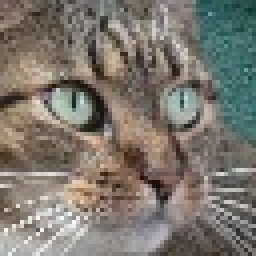
#> input picture imgs/cats/10170.jpg, 64 x 64 px (shown 4 times larger); its folder holds 4 pictures in this run
$ jupyter execute --allow-errors cats_eigenfaces.ipynb
#> lines starting #> are read from the running program, lines starting #| are printed output that depends on the picture
[cell 1]
import matplotlib.pyplot as plt
import numpy as np
import random
import os
import cv2

[cell 2]
def plot_imagens(imagens, altura, largura, n_linhas, n_cols, amostra):
    '''Para a visualização das imagens'''
    plt.figure(figsize = (2.5 * n_cols, 2.5 * n_linhas))
    plt.subplots_adjust(bottom=0, left=.01, right=.99, top=.90, hspace=.20)
    for i in range(n_linhas * n_cols):
        plt.subplot(n_linhas, n_cols, i + 1)
        plt.imshow(imagens[amostra[i]].reshape((altura, largura)), cmap=plt.cm.gray)
        plt.xticks(())
        plt.yticks(())

[cell 3]
def preto_e_branco(rgb):
    '''Converte a imagem colorida para uma imagem em preto e branco'''
    r, g, b = rgb[:,:,0], rgb[:,:,1], rgb[:,:,2]
    gray = 0.2989 * r + 0.5870 * g + 0.1140 * b
    return gray

[cell 4]
dir = os.getcwd() + '/imgs/cats' #diretório
nomes_imgs = os.listdir(dir)[:-1] #nomes das imagens

#lista dos paths para cada imagem:
path_imgs=[]
for nome in nomes_imgs:
    path_imgs.append(dir + '/' + nome)

imgs = np.array([plt.imread(img) for img in path_imgs]) #cria array das imgs
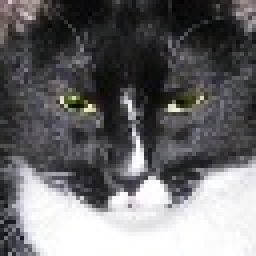
#> input picture imgs/cats/10274.jpg, 64 x 64 px (shown 4 times larger)
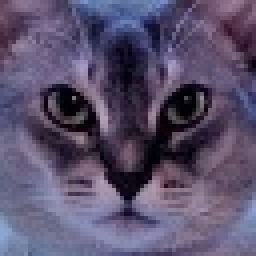
#> input picture imgs/cats/10296.jpg, 64 x 64 px (shown 4 times larger)

#Tranforma cada img colorida em preto e branco:
imgs_bw = []
for imagem in imgs:
    imgs_bw.append(preto_e_branco(imagem))
#> this loop made 3 passes
#> pass 1, in preto_e_branco, `r, g, b = rgb[:,:,0], rgb[:,:,1], rgb[:,:,2]`:
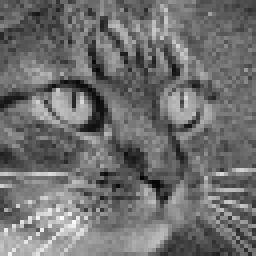
#> b: shape (64, 64) (shown 4 times larger); min 4, max 251, mean 110.8
#> after the loop, imgs_bw = 3 items
imgs_bw = np.array(imgs_bw)

#plota algumas imagens usando a função criada no começo:
num_imgs, altura, largura = imgs_bw.shape
#> num_imgs = 3; altura = 64; largura = 64

#> (the rest of this cell did not finish here and is left out)

[cell 5]
# Transformando a array imgs_bw (de 3 dimensões) em uma matriz (array de 2 dim) em que cada imagem é uma linha
matriz_imgs = imgs_bw.reshape(imgs_bw.shape[0], imgs_bw.shape[1]*imgs_bw.shape[2])
matriz_imgs.shape # Para conferir se deu certo
#> Out = (3, 4096)

[cell 6]
#Centralizando as imagens:
media = np.mean(matriz_imgs, axis = 0)
#> media = 4096 values, max 216.4 at index 3538, min 16.44 at index 1682, mean 104.7
imgs_cent = matriz_imgs - media

[cell 7]
#Centralizando as imagens:
media = np.mean(matriz_imgs, axis = 0)
imgs_cent = matriz_imgs - media

[cell 8]
# Calculando a SVD das imagens
U, S, VT = np.linalg.svd(imgs_cent)
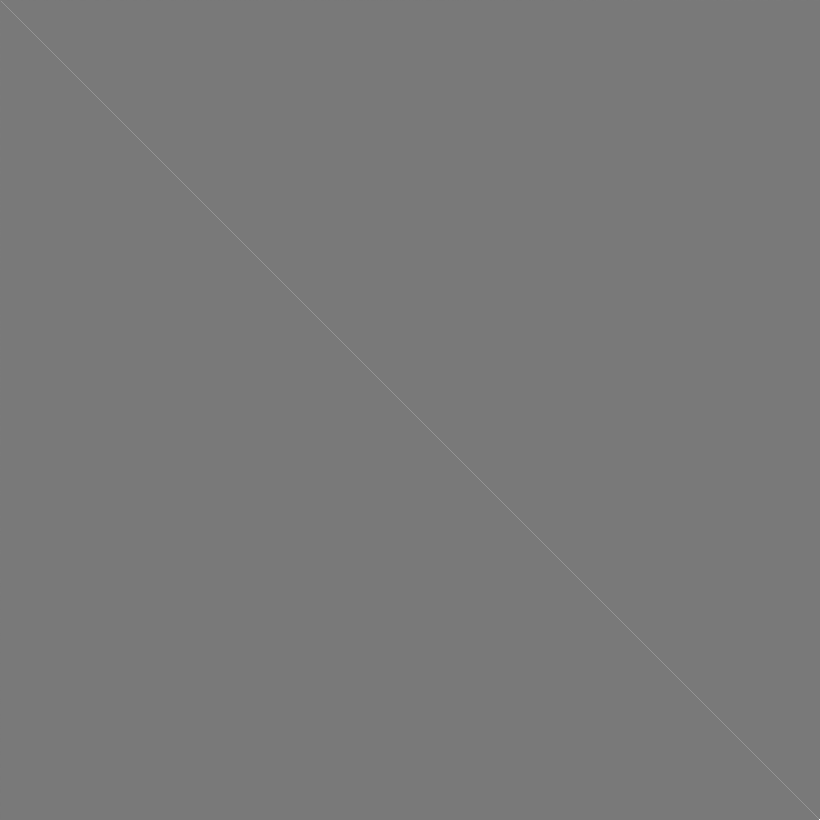
#> VT: shape (4096, 4096) float64 (shown at 1/5 size); min -0.912, max 1, mean 0.00017; drawn with min black and max white
#> U = [[-0.489, -0.654, 0.577], [0.811, -0.0965, 0.577], [-0.322, 0.75, 0.577]]; S = [4173.1, 2744.3, 8.27e-12]

[cell 9]
# Transformando S em uma matriz diagonal com o mesmo tamanho que imgs_cent (já que estamos calculando a decomposição dela)
S0 = np.zeros(imgs_cent.shape)
S0[:S.shape[0], :S.shape[0]] = np.diag(S)
np.allclose(U.dot(S0.dot(VT)), imgs_cent) # Para confirmar se deu certo
#> Out = True

[cell 10]
#Verificando a quantidade de componentes para selecionar
plt.figure()
plt.title('Singular Values')
plt.bar(range(len(S)), np.cumsum(S)/np.sum(S))
plt.show()
#> figure, not shown here; tallest bar 1 high, from x = 1.6 to 2.4

[cell 11]
# Selecionando algumas eigenfaces e plotando o resultado
n_comp = 4096
C = VT[:n_comp]
#print(C.shape)
eigenfaces = C.reshape((n_comp, 64, 64))
#print(eigenfaces.shape)
plot_imagens(eigenfaces, altura, largura, n_linhas = 4, n_cols = 4, amostra=range(0, C.shape[0])[:16])
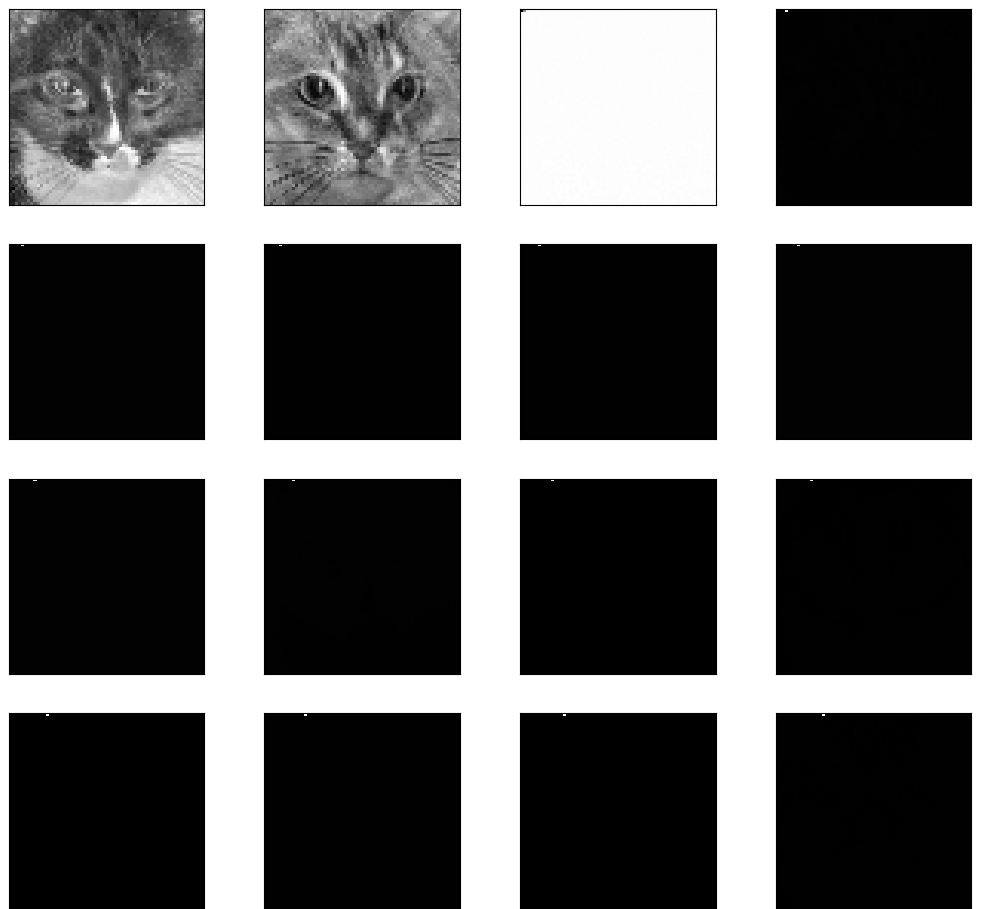
#> figure drawn by matplotlib, 16 panels

[cell 12]
def identificador_de_gatos(imagem, n_componentes):
    '''Retorna True ou False dependendo da proximidade da imagem com a de um gato'''
    img = plt.imread(imagem)
    img1 = preto_e_branco(img)
    img2 = cv2.resize(img1, dsize=(64,64), interpolation=cv2.INTER_CUBIC)
    img3 = img2.reshape((4096,))
    U_ = U[:n_componentes]
    p = np.dot(np.identity(n_componentes) - np.dot(U_,U_.T), img3 - media)
    d = np.linalg.norm(p)
    lim = 6.5e-12
    return d < lim, d

# Testando o algoritmo:

Funcionou bem com algumas fotos de gatos, e se mostrou bem aficaz em identificar coisas muito diferentes de gatos. Contudo, ainda apresentou algumas falhas, não identificando alguns gatos e identificando como gatos outros animais, como cães ou mesmo pessoas.

## Alguns casos que funcionaram bem:

[cell 13]
imagem = 'test/gato3.jpg'
#> (the rest of this cell did not finish here and is left out)

[cell 14]
imagem = 'test/gato10.jpg'
#> imagem = 'test/gato10.jpg'
#> (the rest of this cell did not finish here and is left out)

plt.imshow(preto_e_branco(plt.imread(imagem)),cmap=plt.cm.gray)
plt.xticks(())
plt.yticks(())

[cell 15]
imagem = 'test/cao2.jpg'
#> imagem = 'test/cao2.jpg'
#> (the rest of this cell did not finish here and is left out)

plt.imshow(preto_e_branco(plt.imread(imagem)),cmap=plt.cm.gray)
plt.xticks(())
plt.yticks(())

[cell 16]
imagem = 'test/arvore.jpg'
#> imagem = 'test/arvore.jpg'
#> (the rest of this cell did not finish here and is left out)

#> call 4 of identificador_de_gatos, with imagem = 'test/arvore.jpg', n_componentes = 4096
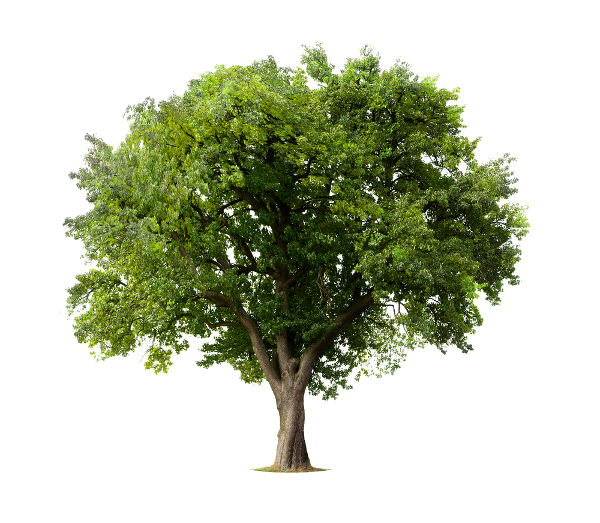
#> input picture test/arvore.jpg, 600 x 523 px
#> in identificador_de_gatos, img is the input picture: shape (523, 600, 3); mean R, G, B 191.5, 197, 176.1
#> in identificador_de_gatos (call 4), `img3 = img2.reshape((4096,))`: img3 = 4096 values, max 268.8 at index 3104, min -6.22 at index 1571, mean 192.6
#> in identificador_de_gatos (call 4), `U_ = U[:n_componentes]`: U_ has the same summary as U outside identificador_de_gatos
plt.imshow(preto_e_branco(plt.imread(imagem)),cmap=plt.cm.gray)
plt.xticks(())
plt.yticks(())

[cell 17]
imagem = 'test/cadeira.jpg'
#> (the rest of this cell did not finish here and is left out)

[cell 18]
imagem = 'test/pessoa5.jpg'
#> imagem = 'test/pessoa5.jpg'
#> (the rest of this cell did not finish here and is left out)

## Alguns casos que não funcionaram muito bem:

[cell 19]
imagem = 'test/gato6.jpg'
#> imagem = 'test/gato6.jpg'
#> (the rest of this cell did not finish here and is left out)

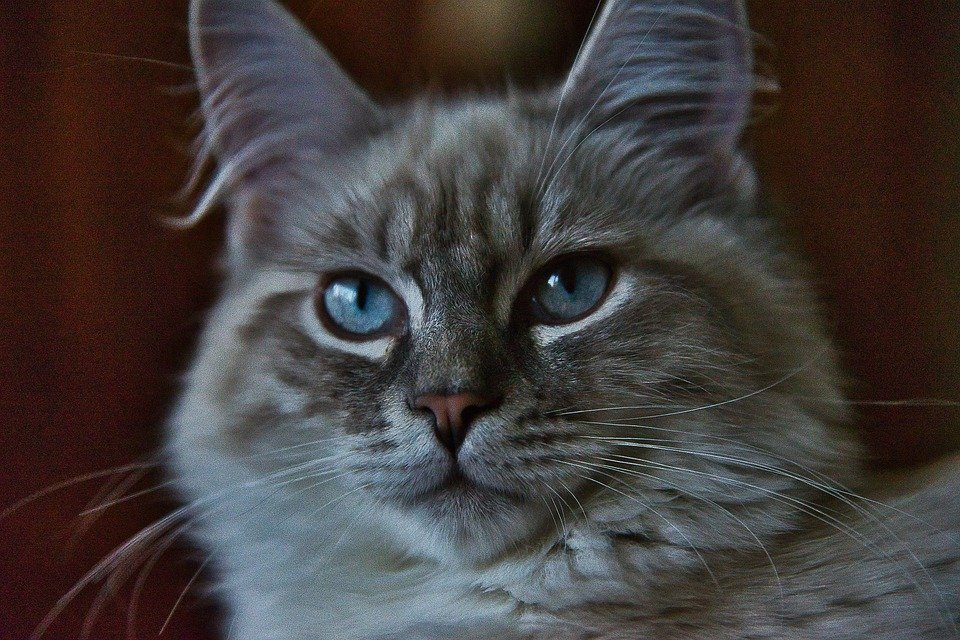
#> input picture test/gato6.jpg, 960 x 640 px
#> in identificador_de_gatos, img is the input picture: shape (640, 960, 3); mean R, G, B 66.2, 60.3, 59.2
#> in identificador_de_gatos (call 7), `img3 = img2.reshape((4096,))`: img3 = 4096 values, max 216 at index 2149, min 4.03 at index 2655, mean 62.02
plt.imshow(preto_e_branco(plt.imread(imagem)),cmap=plt.cm.gray)
plt.xticks(())
plt.yticks(())

[cell 20]
imagem = 'test/gato7.jpg'
#> (the rest of this cell did not finish here and is left out)

[cell 21]
imagem = 'test/rottweiler.jpg'
#> imagem = 'test/rottweiler.jpg'
#> (the rest of this cell did not finish here and is left out)

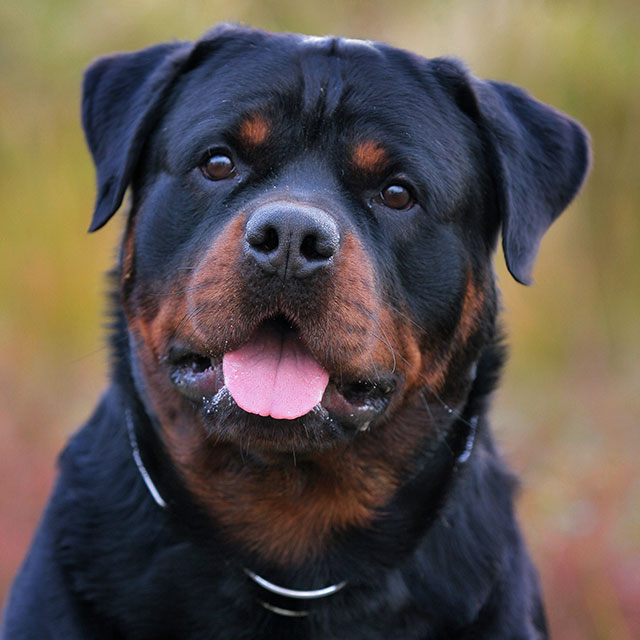
#> input picture test/rottweiler.jpg, 640 x 640 px
#> in identificador_de_gatos, img is the input picture: shape (640, 640, 3); mean R, G, B 92.1, 82.5, 76.5
#> in identificador_de_gatos (call 9), `img3 = img2.reshape((4096,))`: img3 = 4096 values, max 241.1 at index 3806, min -3.81 at index 982, mean 84.61
plt.imshow(preto_e_branco(plt.imread(imagem)),cmap=plt.cm.gray)
plt.xticks(())
plt.yticks(())

[cell 22]
imagem = 'test/cao1.jpg'
#> (the rest of this cell did not finish here and is left out)

[cell 23]
imagem = 'test/pessoa.jpeg'
#> imagem = 'test/pessoa.jpeg'
#> (the rest of this cell did not finish here and is left out)

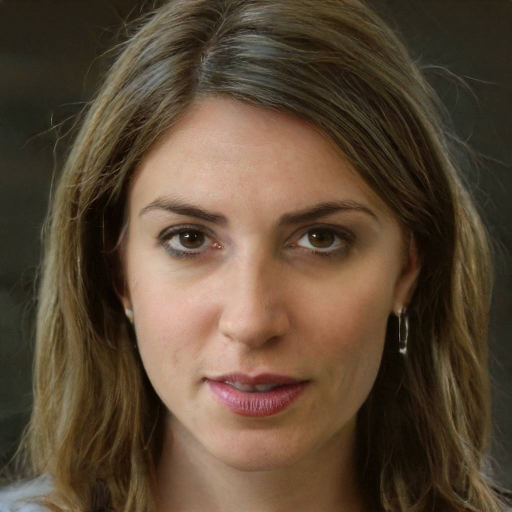
#> input picture test/pessoa.jpeg, 1024 x 1024 px (shown at 1/2 size)
#> in identificador_de_gatos, img is the input picture: shape (1024, 1024, 3); mean R, G, B 91.8, 73.1, 54
#> in identificador_de_gatos (call 11), `img2 = cv2.resize(img1, dsize=(64,64), interpolation=cv2.INTER_CUBIC)`:
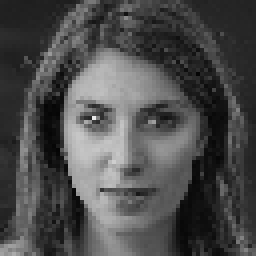
#> img2: shape (64, 64) float64 (shown 4 times larger); min 5.81, max 233.5, mean 76.6
#> in identificador_de_gatos (call 11), `img3 = img2.reshape((4096,))`: img3 = 4096 values, max 233.5 at index 1879, min 5.81 at index 2382, mean 76.57
plt.imshow(preto_e_branco(plt.imread(imagem)),cmap=plt.cm.gray)
plt.xticks(())
plt.yticks(())
